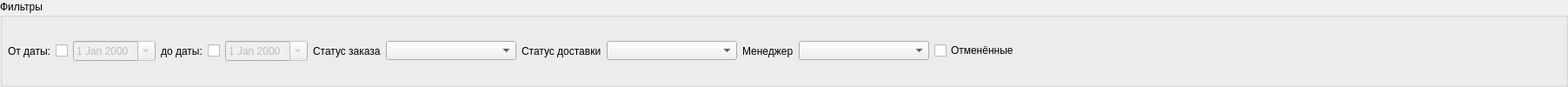
        <widget class="QGroupBox" name="groupBoxFilters">
         <property name="title">
          <string>Фильтры</string>
         </property>
         <property name="flat">
          <bool>true</bool>
         </property>
         <property name="checkable">
          <bool>false</bool>
         </property>
         <layout class="QHBoxLayout" name="horizontalLayout_4">
          <property name="leftMargin">
           <number>6</number>
          </property>
          <property name="topMargin">
           <number>6</number>
          </property>
          <property name="rightMargin">
           <number>6</number>
          </property>
          <property name="bottomMargin">
           <number>6</number>
          </property>
          <item>
           <widget class="QLabel" name="label_4">
            <property name="text">
             <string>От даты:</string>
            </property>
           </widget>
          </item>
          <item>
           <widget class="QCheckBox" name="checkBoxDateFrom">
            <property name="text">
             <string/>
            </property>
           </widget>
          </item>
          <item>
           <widget class="QDateEdit" name="dateEditDateFrom">
            <property name="enabled">
             <bool>false</bool>
            </property>
            <property name="minimumSize">
             <size>
              <width>90</width>
              <height>0</height>
             </size>
            </property>
            <property name="calendarPopup">
             <bool>true</bool>
            </property>
           </widget>
          </item>
          <item>
           <widget class="QLabel" name="label_3">
            <property name="text">
             <string>до даты:</string>
            </property>
           </widget>
          </item>
          <item>
           <widget class="QCheckBox" name="checkBoxDateTo">
            <property name="text">
             <string/>
            </property>
           </widget>
          </item>
          <item>
           <widget class="QDateEdit" name="dateEditDateTo">
            <property name="enabled">
             <bool>false</bool>
            </property>
            <property name="minimumSize">
             <size>
              <width>90</width>
              <height>0</height>
             </size>
            </property>
            <property name="calendarPopup">
             <bool>true</bool>
            </property>
           </widget>
          </item>
          <item>
           <widget class="QLabel" name="labelOrderStatus">
            <property name="text">
             <string>Статус заказа</string>
            </property>
           </widget>
          </item>
          <item>
           <widget class="QComboBox" name="comboBoxOrderStatus">
            <property name="minimumSize">
             <size>
              <width>150</width>
              <height>0</height>
             </size>
            </property>
           </widget>
          </item>
          <item>
           <widget class="QLabel" name="label_5">
            <property name="text">
             <string>Статус доставки</string>
            </property>
           </widget>
          </item>
          <item>
           <widget class="QComboBox" name="comboBoxDeliveryStatus">
            <property name="minimumSize">
             <size>
              <width>150</width>
              <height>0</height>
             </size>
            </property>
           </widget>
          </item>
          <item>
           <widget class="QLabel" name="labelManager">
            <property name="text">
             <string>Менеджер</string>
            </property>
           </widget>
          </item>
          <item>
           <widget class="QComboBox" name="comboBoxManager">
            <property name="minimumSize">
             <size>
              <width>150</width>
              <height>0</height>
             </size>
            </property>
           </widget>
          </item>
          <item>
           <widget class="QCheckBox" name="checkBoxIsDelete">
            <property name="text">
             <string>Отменённые</string>
            </property>
           </widget>
          </item>
          <item>
           <spacer name="horizontalSpacer_4">
            <property name="orientation">
             <enum>Qt::Horizontal</enum>
            </property>
            <property name="sizeHint" stdset="0">
             <size>
              <width>623</width>
              <height>20</height>
             </size>
            </property>
           </spacer>
          </item>
         </layout>
        </widget>
